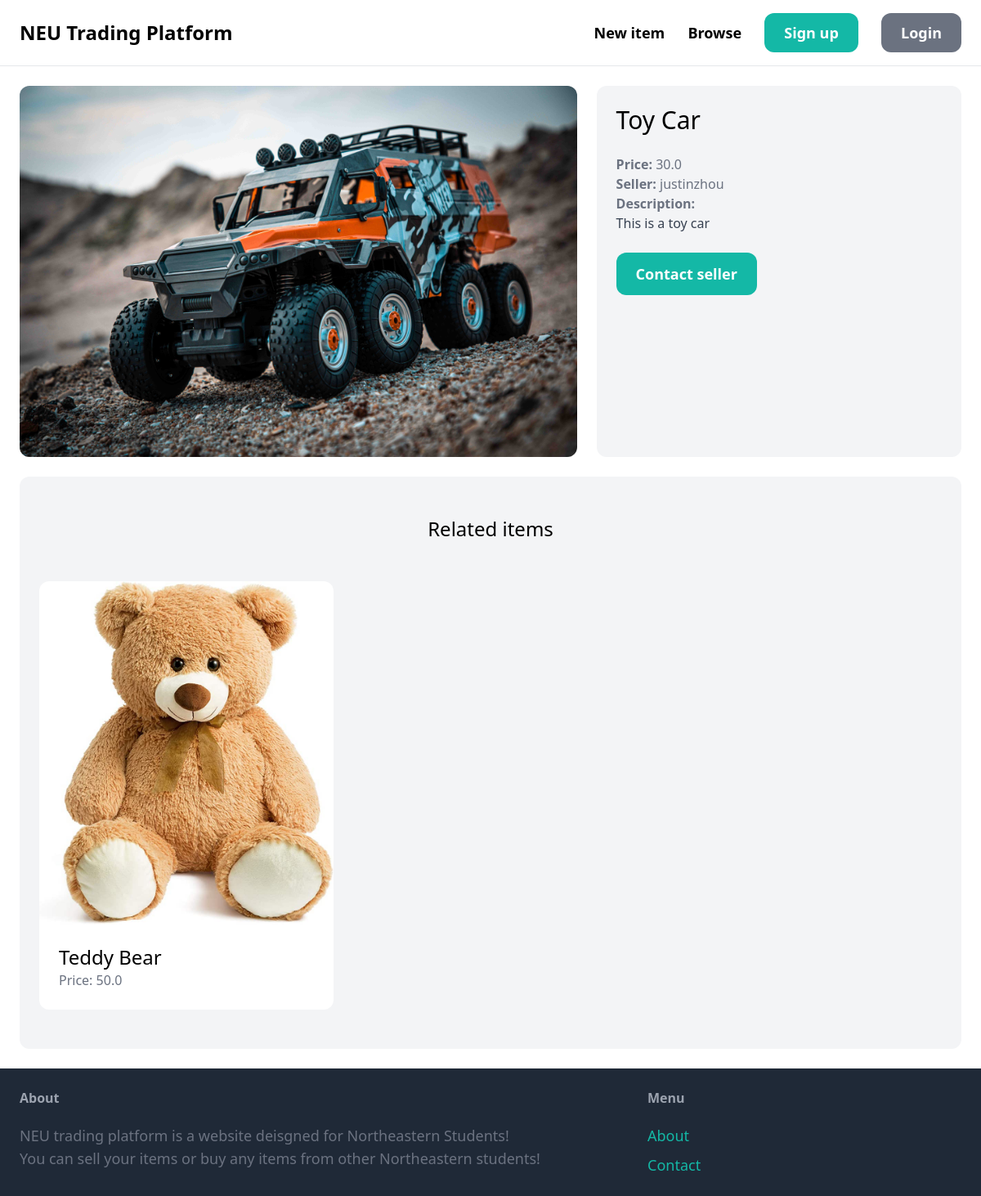
Screenshot of /items/3/ with the database file from the repository.
### item/models.py (models this page shows, shortened)
class Item(models.Model):
    category = models.ForeignKey(Category, related_name="items", on_delete=models.CASCADE)
    name = models.CharField(max_length=255)
    description = models.TextField(blank=True, null=True)
    price = models.FloatField()
    image = models.ImageField(upload_to="item_images", blank=True, null=True)
    is_sold = models.BooleanField(default=False)
    created_by = models.ForeignKey(User, related_name="items", on_delete=models.CASCADE)
    created_at = models.DateTimeField(auto_now_add=True)

### item/views.py (the view)
# urls.py: path('<int:pk>/', views.detail, name='detail'),
def detail(request, pk):
    item = get_object_or_404(Item, pk=pk)
    related_items = Item.objects.filter(category=item.category, is_sold = False).exclude(pk=pk)[0:3]
    return render(request, 'item/detail.html',{
        'item': item,
        "related_items": related_items
    })

### item/templates/item/detail.html (shortened to what this page needs)
{% extends 'myapp/base.html' %}
{% block content %}
<div class="grid grid-cols-5 gap-6">
    <div class="col-span-3">
        <img src="{{ item.image.url }}" class="rounded-xl">
    </div>
    <div class="col-span-2 p-6 bg-gray-100 rounded-xl">
        <h1 class="mb-6 text-3xl">{{ item.name }}</h1>
        <p class="text-gray-500"><strong>Price: </strong>{{ item.price }}</p>
        <p class="text-gray-500"><strong>Seller: </strong>{{ item.created_by.username }}</p>
        {% if item.description %}
            <p class="text-gray-700">
                <strong class="text-gray-500">Description:</strong><br>
                {{ item.description }}
            </p>
        {% endif %}
        {% if request.user == item.created_by %}
            <div class="mt-6 p-6 bg-white rounded-xl">
                <p>This is your item!</p>
                <a href="{% url 'item:edit' item.id %}" class="inline-block mt-6 px-6 py-3 text-lg font-semibold bg-teal-500 text-white rounded-xl">Edit</a>
                <a href="{% url 'item:delete' item.id %}" class="inline-block mt-6 px-6 py-3 text-lg font-semibold bg-red-500 text-white rounded-xl">Delete</a>
            </div>
        {% else %}
            <a href="{% url 'conversation:new_conv' item.id %}" class="inline-block mt-6 px-6 py-3 text-lg font-semibold bg-teal-500 text-white rounded-xl hover:bg-teal-700">Contact seller</a>
        {% endif %}
    </div>
</div>
<div class="mt-6 px-6 py-12 bg-gray-100 rounded-xl">
    <h2 class="mb-12 text-2xl text-center">Related items</h2>
    <div class="grid grid-cols-3 gap-3">
        {% for item in related_items %}
            <div>
                <a href="{% url 'item:detail' item.id %}">
                    <div>
                        <img src="{{ item.image.url }}" class="rounded-t-xl">
                    </div>
                    <div class="p-6 bg-white rounded-b-xl">
                        <h2 class="text-2xl">{{ item.name }}</h2>
                        <p class="text-gray-500">Price: {{ item.price }}</p>
                    </div>
                </a>
            </div>
        {% endfor %}
    </div>
</div>
{% endblock %}

### rows the page displays
Item: image (picture), name "Toy Car", price "30.0", created_by.username "justinzhou", description "This is a toy car"
Item: image (picture), name "Teddy Bear", price "50.0"
